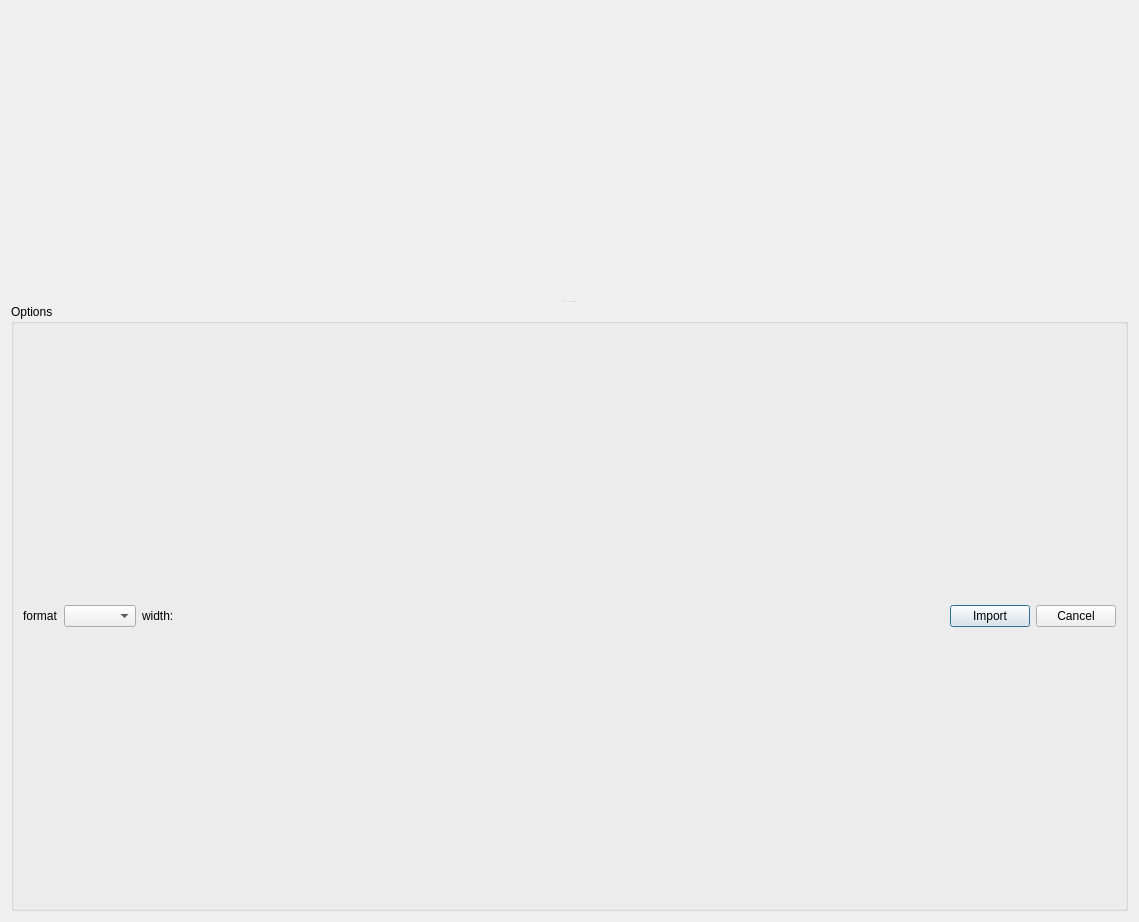
<?xml version="1.0" encoding="UTF-8"?>
<ui version="4.0">
 <class>TextureImportDialog</class>
 <widget class="QDialog" name="TextureImportDialog">
  <property name="geometry">
   <rect>
    <x>0</x>
    <y>0</y>
    <width>1139</width>
    <height>922</height>
   </rect>
  </property>
  <property name="windowTitle">
   <string>Dialog</string>
  </property>
  <layout class="QVBoxLayout" name="verticalLayout_2">
   <item>
    <widget class="QSplitter" name="splitter">
     <property name="orientation">
      <enum>Qt::Vertical</enum>
     </property>
     <widget class="QWidget" name="previewWidget" native="true"/>
     <widget class="QGroupBox" name="groupBox">
      <property name="sizePolicy">
       <sizepolicy hsizetype="Minimum" vsizetype="Fixed">
        <horstretch>0</horstretch>
        <verstretch>0</verstretch>
       </sizepolicy>
      </property>
      <property name="title">
       <string>Options</string>
      </property>
      <layout class="QHBoxLayout" name="horizontalLayout">
       <item>
        <widget class="QLabel" name="label">
         <property name="text">
          <string>format</string>
         </property>
        </widget>
       </item>
       <item>
        <widget class="QComboBox" name="comboBox"/>
       </item>
       <item>
        <widget class="QLabel" name="width">
         <property name="text">
          <string>width:</string>
         </property>
        </widget>
       </item>
       <item>
        <spacer name="horizontalSpacer">
         <property name="orientation">
          <enum>Qt::Horizontal</enum>
         </property>
         <property name="sizeHint" stdset="0">
          <size>
           <width>40</width>
           <height>20</height>
          </size>
         </property>
        </spacer>
       </item>
       <item alignment="Qt::AlignRight">
        <widget class="QPushButton" name="pushButton_2">
         <property name="sizePolicy">
          <sizepolicy hsizetype="Fixed" vsizetype="Fixed">
           <horstretch>0</horstretch>
           <verstretch>0</verstretch>
          </sizepolicy>
         </property>
         <property name="text">
          <string>Import</string>
         </property>
        </widget>
       </item>
       <item alignment="Qt::AlignRight">
        <widget class="QPushButton" name="pushButton">
         <property name="sizePolicy">
          <sizepolicy hsizetype="Fixed" vsizetype="Fixed">
           <horstretch>0</horstretch>
           <verstretch>0</verstretch>
          </sizepolicy>
         </property>
         <property name="text">
          <string>Cancel</string>
         </property>
        </widget>
       </item>
      </layout>
     </widget>
    </widget>
   </item>
  </layout>
 </widget>
 <resources/>
 <connections/>
</ui>
